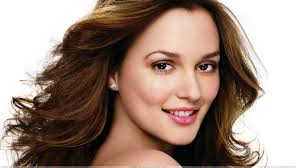
#> input picture face.jpeg, 300 x 168 px
$ python img_processing.py   (Python 2 division)
#> lines starting #> are read from the running program, lines starting #| are printed output that depends on the picture
import matplotlib.image as img
import matplotlib.pyplot as plt
image = img.imread('face.jpeg')
#> image is the input picture: shape (168, 300, 3); mean R, G, B 159.1, 136.8, 124.9
print image.shape
#| (168, 300, 3)
image =image.reshape(image.shape[2],image.shape[0],image.shape[1])
arrR = image[0]
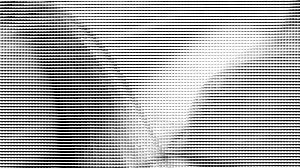
#> arrR: shape (168, 300); min 0, max 255, mean 168.4
arrG = image[1]
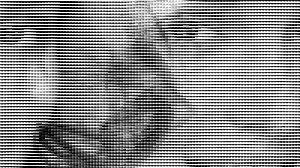
#> arrG: shape (168, 300); min 0, max 255, mean 136.5
arrB = image[2]
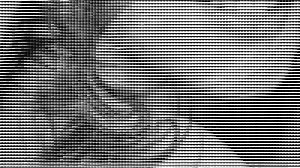
#> arrB: shape (168, 300); min 0, max 255, mean 115.9
#> (the run stopped early here; a loop or call above may not have finished)
